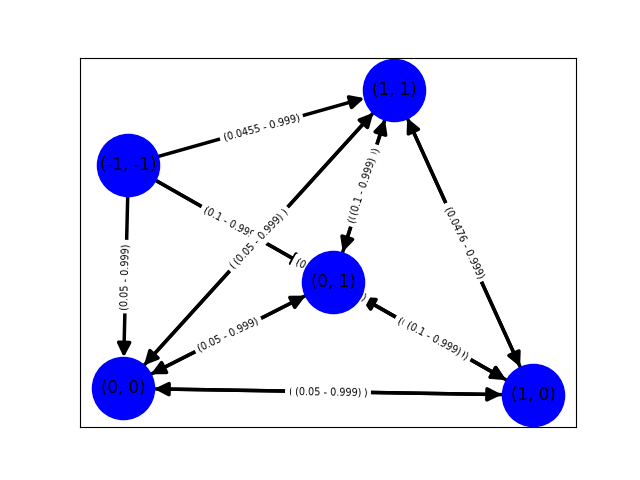

Write the Python code that produced this figure.
import networkx as nx
import matplotlib
import matplotlib.pyplot as plt

class Graph():

    def __init__(self, file_name, init_pheromone):
        #Read Data
        self.data = self.__readData(file_name)
        #Create Graph
        self.G, self.node_names = self.__buildGraph(self.data, init_pheromone)


    def __readData(self, file_name):
        """
        Reads file and create a first data structure.
        Structure is a Matrix:
            Line:Jobs 
            Column: Machines
            Content:time of execution.
        returns:
            the matrix, the number of jobs and 
            number of machines.
        """        
        jobs = []
        with open("../test_instances/" + file_name,'r') as file: 
            for line in file: 
                machines = {}
                this_machine = None
                for j,value in enumerate(line.split()):
                    if j%2 != 0:
                        machines.update({this_machine : value})
                    else:
                        this_machine = value
                jobs.append(machines)

        return jobs #Named as data outside this method


    def __buildGraph(self, data, init_pheromone):
        """
        From the matrix returned on __readData() method
        creates a Direct, Weighted and FullConnected Graph 
        using networkx library.
        This library will facilitate working with edges.
        Will be added a virtual inital node (-1,-1) that connects
        to all others nodes.

        returns:
            Graph and all node names.
        """
        num_jobs = len(data)
        num_machines = len(data[0])
        num_nodes = num_jobs*num_machines + 1 #All machineXjobs pair plus the initial virtual node

        #Create directed and fully connected graph, with weight zero in every edge:
        unnamed_graph = nx.complete_graph(num_nodes,  nx.DiGraph())

        #Giving proper names to the nodes:
        node_names = [(-1,-1)] #Add initial virtual node 
        for job in range(num_jobs):
            for machine in range(num_machines):
                node_names.append((job, machine))
        mapping = {i:nodename for i,nodename in enumerate(node_names)} #mapping: {0:(-1,-1), 1:(0,0), ...}
        G = nx.relabel_nodes(unnamed_graph,mapping)
        
        #Remove Edges that point to the  initial vitual node, 
        # so it only remains from initial to other nodes and not the other way arround:
        for job in range(num_jobs):
            for machine in range(num_machines):
                G.remove_edge((job, machine), (-1,-1))

        #Update Pheromone and desirability:
        for from_job in range(num_jobs):
            for from_machine in range(num_machines):
                
                #Add edge attributes (desirability/pheromone) for edges from virtual node
                execution_time = data[from_job][str(from_machine)]
                desirability = 1/int(execution_time)
                G[(-1,-1)][(from_job,from_machine)]['pheromone'] = init_pheromone
                G[(-1,-1)][(from_job,from_machine)]['desirability'] = desirability

                for to_job in range(num_jobs):
                    for to_machine in range(num_machines):
                        #Add edge attributes (desirability/pheromone) for edges from operational node
                        if from_job == to_job and from_machine == to_machine:
                            pass
                        else:
                            execution_time = data[to_job][str(to_machine)]
                            desirability = 1/int(execution_time)
                            G[(from_job,from_machine)][(to_job,to_machine)]['pheromone'] = init_pheromone
                            G[(from_job,from_machine)][(to_job,to_machine)]['desirability'] = desirability

        node_names.remove((-1,-1)) #Remove initial virtual node from names
        return G, node_names


    def getGraph(self):
        """
        Returns Graph with updated
        pheromones and node names
        """
        return self.G, self.node_names

    def updatePheromone(self, walk, time):
        return 22

    def printGraph(self):
        """
        Creates an image of the built graph

        results:
            png image: 'code/graph.png'
        """
        options = {
            'node_color': 'blue',
            'node_size': 2000,
            'width': 2.5,
            'arrowstyle': '-|>',
            'arrowsize': 20,
        }
        matplotlib.use('Agg')
        
        #Generating edge labels
        edge_labels = {}
        for from_node, to_node, edge in self.G.edges(data=True):
            desirability = round(edge['desirability'], 4)
            pheromone = round(edge['pheromone'], 3)
            weight = "(" + str(desirability) + " - " +  str(pheromone)+")"
            edge_labels.update({(from_node, to_node) : weight})

        #Generating figure    
        fig = plt.figure()        
        ax = fig.add_subplot(111)
        pos = nx.spring_layout(self.G)
        nx.draw_networkx_edge_labels(self.G,pos,edge_labels=edge_labels, font_size=7)
        nx.draw_networkx(self.G, pos, arrows=True, ax=ax, **options)
        fig.savefig('graph.png')

